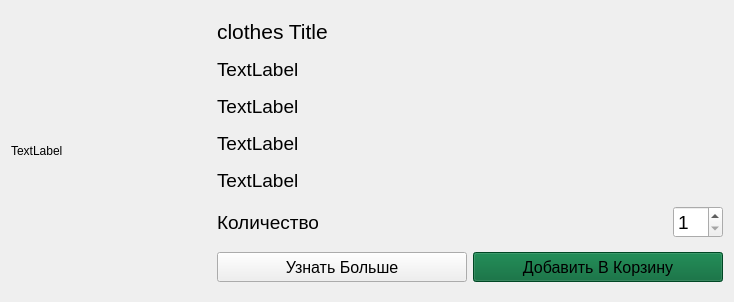
<?xml version="1.0" encoding="UTF-8"?>
<ui version="4.0">
 <class>ClothesCard</class>
 <widget class="QWidget" name="ClothesCard">
  <property name="geometry">
   <rect>
    <x>0</x>
    <y>0</y>
    <width>734</width>
    <height>298</height>
   </rect>
  </property>
  <property name="maximumSize">
   <size>
    <width>16777215</width>
    <height>300</height>
   </size>
  </property>
  <layout class="QHBoxLayout" name="horizontalLayout">
   <item>
    <widget class="QLabel" name="clothesImage">
     <property name="minimumSize">
      <size>
       <width>200</width>
       <height>280</height>
      </size>
     </property>
     <property name="maximumSize">
      <size>
       <width>200</width>
       <height>280</height>
      </size>
     </property>
     <property name="text">
      <string>TextLabel</string>
     </property>
    </widget>
   </item>
   <item>
    <layout class="QVBoxLayout" name="verticalLayout" stretch="0,0,0,0,0,0,0">
     <item>
      <widget class="QLabel" name="clothesTitle">
       <property name="sizePolicy">
        <sizepolicy hsizetype="Preferred" vsizetype="Maximum">
         <horstretch>0</horstretch>
         <verstretch>0</verstretch>
        </sizepolicy>
       </property>
       <property name="font">
        <font>
         <family>MS Shell Dlg 2</family>
         <pointsize>16</pointsize>
         <weight>9</weight>
         <italic>false</italic>
         <bold>false</bold>
        </font>
       </property>
       <property name="styleSheet">
        <string notr="true">font: 75 16pt &quot;MS Shell Dlg 2&quot;;</string>
       </property>
       <property name="text">
        <string>clothes Title</string>
       </property>
       <property name="textFormat">
        <enum>Qt::PlainText</enum>
       </property>
       <property name="alignment">
        <set>Qt::AlignLeading|Qt::AlignLeft|Qt::AlignTop</set>
       </property>
       <property name="wordWrap">
        <bool>true</bool>
       </property>
       <property name="textInteractionFlags">
        <set>Qt::LinksAccessibleByMouse|Qt::TextSelectableByMouse</set>
       </property>
      </widget>
     </item>
     <item>
      <widget class="QLabel" name="clothesBrand">
       <property name="sizePolicy">
        <sizepolicy hsizetype="Preferred" vsizetype="Maximum">
         <horstretch>0</horstretch>
         <verstretch>0</verstretch>
        </sizepolicy>
       </property>
       <property name="font">
        <font>
         <pointsize>14</pointsize>
        </font>
       </property>
       <property name="text">
        <string>TextLabel</string>
       </property>
       <property name="wordWrap">
        <bool>true</bool>
       </property>
       <property name="textInteractionFlags">
        <set>Qt::LinksAccessibleByMouse|Qt::TextSelectableByMouse</set>
       </property>
      </widget>
     </item>
     <item>
      <widget class="QLabel" name="clothesCategory">
       <property name="sizePolicy">
        <sizepolicy hsizetype="Preferred" vsizetype="Maximum">
         <horstretch>0</horstretch>
         <verstretch>0</verstretch>
        </sizepolicy>
       </property>
       <property name="font">
        <font>
         <pointsize>14</pointsize>
        </font>
       </property>
       <property name="text">
        <string>TextLabel</string>
       </property>
       <property name="textInteractionFlags">
        <set>Qt::LinksAccessibleByMouse|Qt::TextSelectableByMouse</set>
       </property>
      </widget>
     </item>
     <item>
      <widget class="QLabel" name="clothesYear">
       <property name="sizePolicy">
        <sizepolicy hsizetype="Preferred" vsizetype="Maximum">
         <horstretch>0</horstretch>
         <verstretch>0</verstretch>
        </sizepolicy>
       </property>
       <property name="font">
        <font>
         <pointsize>14</pointsize>
        </font>
       </property>
       <property name="text">
        <string>TextLabel</string>
       </property>
       <property name="textInteractionFlags">
        <set>Qt::LinksAccessibleByMouse|Qt::TextSelectableByMouse</set>
       </property>
      </widget>
     </item>
     <item>
      <widget class="QLabel" name="clothesPrice">
       <property name="sizePolicy">
        <sizepolicy hsizetype="Preferred" vsizetype="Maximum">
         <horstretch>0</horstretch>
         <verstretch>0</verstretch>
        </sizepolicy>
       </property>
       <property name="font">
        <font>
         <pointsize>14</pointsize>
        </font>
       </property>
       <property name="text">
        <string>TextLabel</string>
       </property>
      </widget>
     </item>
     <item>
      <layout class="QHBoxLayout" name="clothesCountHorizontalLayout">
       <item>
        <widget class="QLabel" name="countLabel">
         <property name="font">
          <font>
           <pointsize>14</pointsize>
           <weight>50</weight>
           <bold>false</bold>
          </font>
         </property>
         <property name="text">
          <string>Количество</string>
         </property>
        </widget>
       </item>
       <item alignment="Qt::AlignRight">
        <widget class="QSpinBox" name="countSpinBox">
         <property name="minimumSize">
          <size>
           <width>0</width>
           <height>30</height>
          </size>
         </property>
         <property name="maximumSize">
          <size>
           <width>16777215</width>
           <height>16777215</height>
          </size>
         </property>
         <property name="font">
          <font>
           <pointsize>14</pointsize>
          </font>
         </property>
         <property name="minimum">
          <number>1</number>
         </property>
        </widget>
       </item>
      </layout>
     </item>
     <item>
      <layout class="QHBoxLayout" name="horizontalLayout_4">
       <item>
        <widget class="QPushButton" name="infoBtn">
         <property name="minimumSize">
          <size>
           <width>0</width>
           <height>30</height>
          </size>
         </property>
         <property name="font">
          <font>
           <pointsize>12</pointsize>
          </font>
         </property>
         <property name="text">
          <string>Узнать Больше</string>
         </property>
         <property name="autoDefault">
          <bool>false</bool>
         </property>
         <property name="default">
          <bool>false</bool>
         </property>
         <property name="flat">
          <bool>false</bool>
         </property>
        </widget>
       </item>
       <item>
        <widget class="QPushButton" name="addCartBtn">
         <property name="minimumSize">
          <size>
           <width>0</width>
           <height>30</height>
          </size>
         </property>
         <property name="font">
          <font>
           <pointsize>12</pointsize>
          </font>
         </property>
         <property name="styleSheet">
          <string notr="true">background-color: rgb(0, 100, 51);</string>
         </property>
         <property name="text">
          <string>Добавить В Корзину</string>
         </property>
        </widget>
       </item>
      </layout>
     </item>
    </layout>
   </item>
  </layout>
 </widget>
 <resources/>
 <connections/>
</ui>
